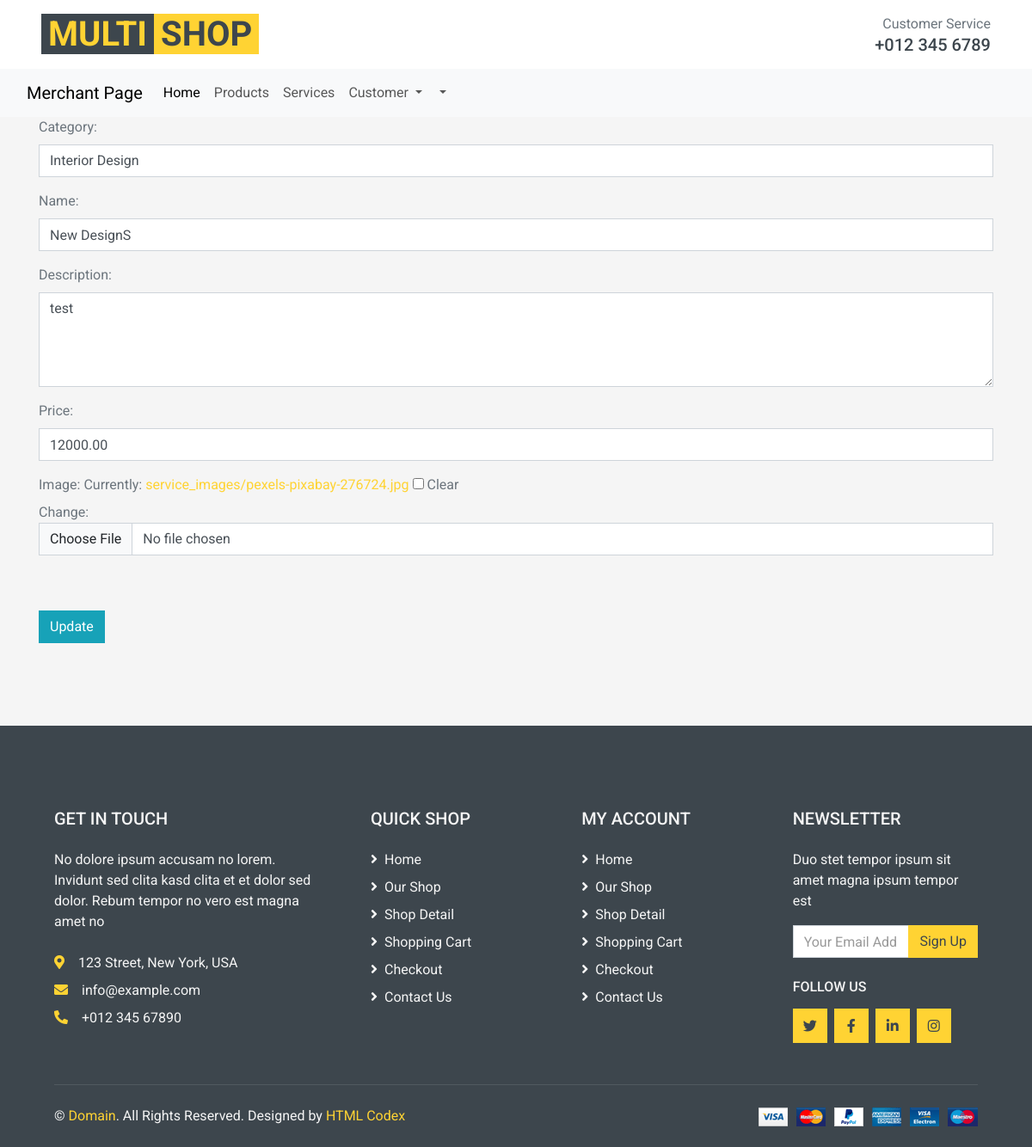
The page /Product/ServiceEdit/1/ on the database its author committed.
### Product/models.py (models this page shows, shortened)
class Service(models.Model):
    user = models.ForeignKey(User, on_delete=models.CASCADE, related_name="Services_name")
    category = models.ForeignKey(ServiceCategory, on_delete=models.CASCADE, related_name="services")
    name = models.CharField(max_length=150)
    description = models.TextField()
    price = models.DecimalField(max_digits=10, decimal_places=2)
    duration = models.PositiveIntegerField( help_text="Duration in minutes", blank=True, null=True)
    image = models.ImageField(upload_to="service_images/", blank=True, null=True)

class ServiceCategory(models.Model):
    name = models.CharField(max_length=100, unique=True)
    description = models.TextField(blank=True, null=True)
    def __str__(self):
        return self.name

### Product/views.py (the view, shortened to what this page needs)
# urls.py: path('ServiceEdit/<int:pk>/', views.ServiceEdit, name='ServiceEdit'),
def ServiceEdit(request,pk):
    services = Service.objects.get(id = pk)
    form = ServiceForm(instance=services)
    return render(request,'merchant/services_edit.html',{"form":form})

### Product/forms.py
class ServiceForm(ModelForm):
    class Meta:
        model = Service
        fields = ['category', 'name', 'description', 'price', 'image']
        widgets = {
            'category': forms.Select(attrs={'class': 'form-control'}),
            'name': forms.TextInput(attrs={'class': 'form-control'}),
            'description': forms.Textarea(attrs={'class': 'form-control', 'rows': 4}),
            'price': forms.NumberInput(attrs={'class': 'form-control'}),
            'image': forms.ClearableFileInput(attrs={'class': 'form-control'}),
        }

### templates/merchant/services_edit.html (shortened to what this page needs)
{% extends "merchantindex.html" %}
{% block content %}
<div class="container-fluid pb-5">
    <div class="container">
        <form method="post" enctype="multipart/form-data" >
            {{form.as_p}}
            <br><br>
            <button type="submit" class="btn btn-info">Update</button>
        </form>
    </div>
</div>
{% endblock %}

### rows shown on the page
Service: category "Interior Design", description "test", price "12000.00"
ServiceCategory: name "New DesignS"
